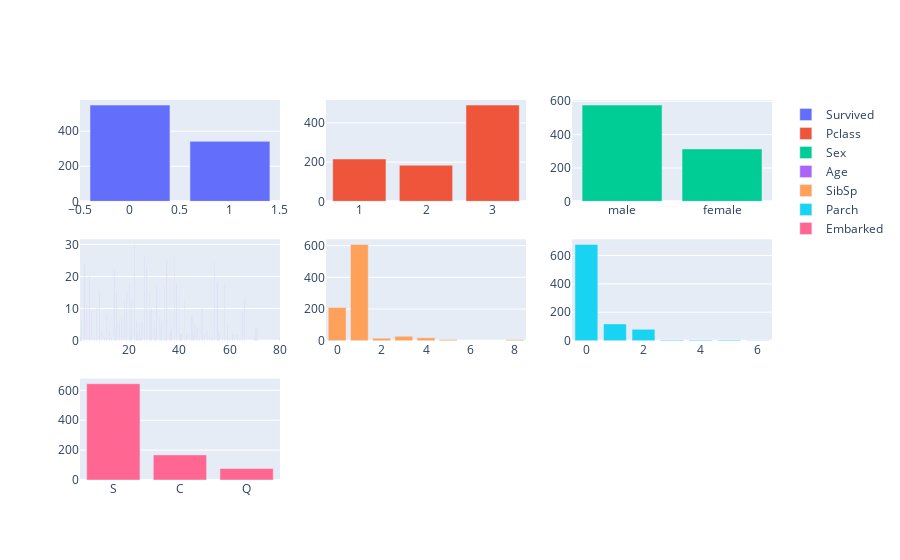

Notebook code for this chart:
### Code cell
fig = make_subplots(rows=3, cols=3)
for i, feature in enumerate(['Survived','Pclass','Sex', 'Age', 'SibSp', 'Parch', 'Embarked']):
    fig.add_trace(go.Bar(x=df[feature].unique(), y=df[feature].value_counts(), name=feature), i//3+1, i%3+1)
fig.show()

### Figure 1 — Plotly figure (JSON) as saved in the notebook; plotly's stock layout.template omitted (floating-point values rounded to 4 significant figures)
{"data": [{"name": "Survived", "type": "bar", "x": [0, 1], "xaxis": "x", "y": [549, 342], "yaxis": "y"}, {"name": "Pclass", "type": "bar", "x": [3, 1, 2], "xaxis": "x2", "y": [491, 216, 184], "yaxis": "y2"}, {"name": "Sex", "type": "bar", "x": ["male", "female"], "xaxis": "x3", "y": [577, 314], "yaxis": "y3"}, {"name": "Age", "type": "bar", "x": [22, 38, 26, 35, null, 54, 2, 27, 14, 4, 58, 20, 39, 55, 31, 34, 15, 28, 8, 19, 40, 66, 42, 21, 18, 3, 7, 49, 29, 65, 28.5, 5, 11, 45, 17, 32, 16, 25, 0.83, 30, 33, 23, 24, 46, 59, 71, 37, 47, 14.5, 70.5, 32.5, 12, 9, 36.5, 51, 55.5, 40.5, 44, 1, 61, 56, 50, 36, 45.5, 20.5, 62, 41, 52, 63, 23.5, 0.92, 43, 60, 10, 64, 13, 48, 0.75, 53, 57, 80, 70, 24.5, 6, 0.67, 30.5, 0.42, 34.5, 74], "xaxis": "x4", "y": [30, 27, 26, 25, 25, 25, 24, 23, 22, 20, 18, 18, 18, 18, 17, 17, 15, 15, 15, 15, 14, 13, 13, 13, 12, 11, 10, 10, 10, 9, 9, 9, 8, 8, 7, 7, 6, 6, 6, 6, 6, 6, 5, 5, 5, 4, 4, 4, 4, 4, 4, 3, 3, 3, 3, 3, 2, 2, 2, 2, 2, 2, 2, 2, 2, 2, 2, 2, 2, 2, 2, 2, 1, 1, 1, 1, 1, 1, 1, 1, 1, 1, 1, 1, 1, 1, 1, 1], "yaxis": "y4"}, {"name": "SibSp", "type": "bar", "x": [1, 0, 3, 4, 2, 5, 8], "xaxis": "x5", "y": [608, 209, 28, 18, 16, 7, 5], "yaxis": "y5"}, {"name": "Parch", "type": "bar", "x": [0, 1, 2, 5, 3, 4, 6], "xaxis": "x6", "y": [678, 118, 80, 5, 5, 4, 1], "yaxis": "y6"}, {"name": "Embarked", "type": "bar", "x": ["S", "C", "Q", null], "xaxis": "x7", "y": [644, 168, 77], "yaxis": "y7"}], "layout": {"xaxis": {"anchor": "y", "domain": [0, 0.2889]}, "xaxis2": {"anchor": "y2", "domain": [0.3556, 0.6444]}, "xaxis3": {"anchor": "y3", "domain": [0.7111, 1]}, "xaxis4": {"anchor": "y4", "domain": [0, 0.2889]}, "xaxis5": {"anchor": "y5", "domain": [0.3556, 0.6444]}, "xaxis6": {"anchor": "y6", "domain": [0.7111, 1]}, "xaxis7": {"anchor": "y7", "domain": [0, 0.2889]}, "xaxis8": {"anchor": "y8", "domain": [0.3556, 0.6444]}, "xaxis9": {"anchor": "y9", "domain": [0.7111, 1]}, "yaxis": {"anchor": "x", "domain": [0.7333, 1]}, "yaxis2": {"anchor": "x2", "domain": [0.7333, 1]}, "yaxis3": {"anchor": "x3", "domain": [0.7333, 1]}, "yaxis4": {"anchor": "x4", "domain": [0.3667, 0.6333]}, "yaxis5": {"anchor": "x5", "domain": [0.3667, 0.6333]}, "yaxis6": {"anchor": "x6", "domain": [0.3667, 0.6333]}, "yaxis7": {"anchor": "x7", "domain": [0, 0.2667]}, "yaxis8": {"anchor": "x8", "domain": [0, 0.2667]}, "yaxis9": {"anchor": "x9", "domain": [0, 0.2667]}}}
